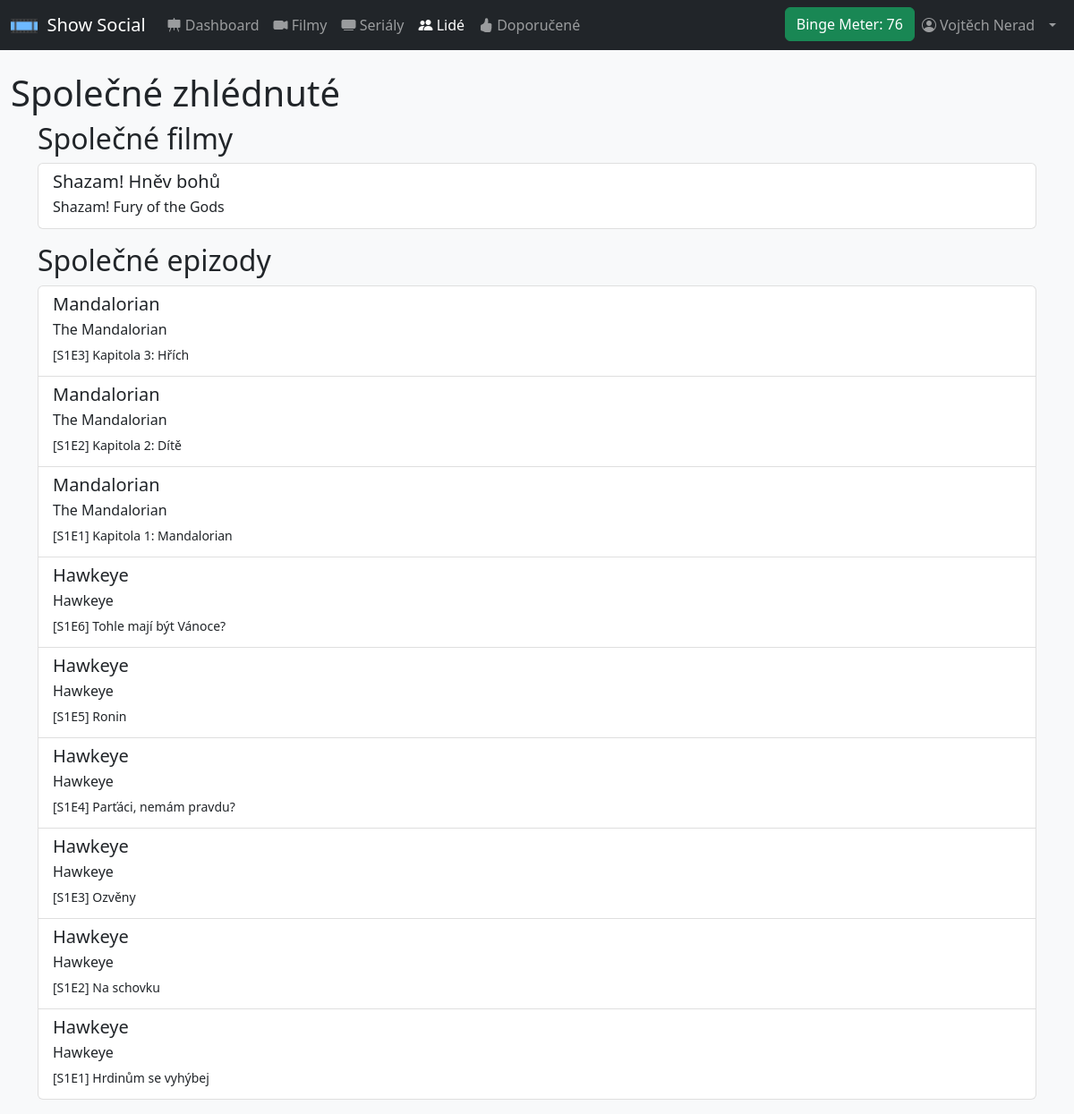
Page /common.php?targetUser=3 (signed in) on the committed database.
### tables this page shows
CREATE TABLE `movies` (
  `movie_id` int(11) NOT NULL,
  `title` varchar(100) NOT NULL,
  `original_title` varchar(100) NOT NULL,
  `overview` varchar(1000) NOT NULL,
  `poster_path` varchar(50) NOT NULL,
  `release_date` date NOT NULL,
  `runtime` smallint(6) NOT NULL
);

CREATE TABLE `tv_show_episodes` (
  `id` bigint(11) NOT NULL,
  `show_id` int(11) NOT NULL,
  `season_number` smallint(6) NOT NULL,
  `episode_number` smallint(11) NOT NULL,
  `air_date` date NOT NULL,
  `runtime` smallint(11) NOT NULL,
  `name` varchar(255) NOT NULL
);

CREATE TABLE `tv_shows` (
  `id` bigint(20) NOT NULL,
  `name` varchar(255) NOT NULL,
  `original_name` varchar(255) NOT NULL,
  `poster_path` varchar(255) NOT NULL
);

### classes/dbh.class.php (called while the page is built)
<?php
class Dbh {
    private $host = "localhost";
    private $username = "root";
    private $password = "ayylmao1337";
    private $dbname = "show_social";
    public function connect() {
        $dsn = 'mysql:host=' .  $this->host .';dbname=' . $this->dbname;
        $pdo = new PDO($dsn, $this->username, $this->password);
        $pdo->setAttribute(PDO::ATTR_DEFAULT_FETCH_MODE, PDO::FETCH_ASSOC);
        return $pdo;
    }
}

### classes/User.class.php (called while the page is built, shortened)
<?php
require_once $_SERVER['DOCUMENT_ROOT'].'/classes/dbh.class.php';
class User extends Dbh {
    function listSeenMoviesInCommon($targetUserId) {
        $movieListStatement = $this->connect()->prepare('
            SELECT currentUser.movie_id, movies.title, movies.original_title, movies.poster_path
            FROM (
                SELECT movie_id
                FROM seen_movies
                WHERE user_id = (:current_user_id)
            ) currentUser
            JOIN (
                SELECT movie_id
                FROM seen_movies
                WHERE user_id = (:target_user_id)
            ) targetUser
            ON currentUser.movie_id = targetUser.movie_id
            LEFT JOIN movies
            ON currentUser.movie_id = movies.movie_id;
        ');
        $movieListStatement->execute([
            ':current_user_id' => $_SESSION['user_id'],
            ':target_user_id' => $targetUserId
        ]);
        $movieList = $movieListStatement->fetchAll();
        return $movieList;
    }
    function listSeenEpisodesInCommon($targetUserId) {
        $episodeListStatement = $this->connect()->prepare('
            SELECT
                tv_show_episodes.name as episode_name,
                CONCAT("S", tv_show_episodes.season_number , "E", tv_show_episodes.episode_number) as episode_code,
                tv_shows.id as show_id,
                tv_shows.name as show_name,
                tv_shows.original_name as show_original_name,
                tv_shows.poster_path as poster_path
            FROM (
                SELECT id
                FROM seen_episodes
                WHERE user_id = (:current_user_id)
            ) currentUser
            JOIN (
                SELECT id, timestamp
                FROM seen_episodes
                WHERE user_id = (:target_user_id)
            ) targetUser
            ON currentUser.id = targetUser.id
            LEFT JOIN tv_show_episodes
            ON currentUser.id = tv_show_episodes.id
            LEFT JOIN tv_shows
            ON tv_show_episodes.show_id = tv_shows.id
            ORDER BY targetUser.timestamp DESC;
        ');
        $episodeListStatement->execute([
            ':current_user_id' => $_SESSION['user_id'],
            ':target_user_id' => $targetUserId
        ]);
        $episodeList = $episodeListStatement->fetchAll();
        return $episodeList;
    }
}

### common.php (the view, shortened to what this page needs)
<?php
require_once 'classes/User.class.php';
$targetUserId = $_GET['targetUser'];
require_once 'includes/header.inc.php';
echo '<h1>Společné zhlédnuté</h1>';
echo '<div class="container-sm mb-3">';
echo '<h2>Společné filmy</h2>';
$movieList = $user->listSeenMoviesInCommon($targetUserId);
echo '<div class="list-group">';
if ($movieList) {
    foreach ($movieList as $movie) {
        echo '<a href="./movie.php?id=' . $movie['movie_id'] . '" class="list-group-item list-group-item-action">';
        echo '<div class="d-flex w-100 justify-content-between">';
        echo '<h5 class="mb-1">' . $movie['title'] . '</h5>';
        echo '</div>';
        echo '<p class="mb-1">' . htmlspecialchars($movie['original_title']) . '</p>';
        echo '</a>';
    }
} else {
    echo '<div class="list-group-item">Nemáte žádné společné zhlédnuté filmy.</div>';
}
echo '</div>';
echo '</div>';
echo '<div class="container-sm mb-3">';
echo '<h2>Společné epizody</h2>';
$episodeList = $user->listSeenEpisodesInCommon($targetUserId);
echo '<div class="list-group">';
if ($episodeList) {
    foreach ($episodeList as $episode) {
        echo '<a href="./show.php?id=' . $episode['show_id'] . '" class="list-group-item list-group-item-action">';
        echo '<div class="d-flex w-100 justify-content-between">';
        echo '<h5 class="mb-1">' . $episode['show_name'] . '</h5>';
        echo '</div>';
        echo '<p class="mb-1">' . htmlspecialchars($episode['show_original_name']) . '</p>';
        echo '<p class="mb-1"><small class="text-body-secondary">' . htmlspecialchars('[' . $episode['episode_code'] . '] ' . $episode['episode_name']) . '</small></p>';
        echo '</a>';
    }
} else {
    echo '<div class="list-group-item">Nemáte žádné společné zhlédnuté epizody.</div>';
}
echo '</div>';
echo '</div>';
require_once 'includes/footer.inc.php';

### rows in the picture
movies: title "Shazam! Hněv bohů", original_title "Shazam! Fury of the Gods"
tv_show_episodes: tv_shows.name "Mandalorian", tv_shows.original_name "The Mandalorian", episode_name "[S1E3] Kapitola 3: Hřích"
tv_show_episodes: tv_shows.name "Mandalorian", tv_shows.original_name "The Mandalorian", episode_name "[S1E2] Kapitola 2: Dítě"
tv_show_episodes: tv_shows.name "Mandalorian", tv_shows.original_name "The Mandalorian", episode_name "[S1E1] Kapitola 1: Mandalorian"
tv_show_episodes: tv_shows.name "Hawkeye", tv_shows.original_name "Hawkeye", episode_name "[S1E6] Tohle mají být Vánoce?"
tv_show_episodes: tv_shows.name "Hawkeye", tv_shows.original_name "Hawkeye", episode_name "[S1E5] Ronin"
tv_show_episodes: tv_shows.name "Hawkeye", tv_shows.original_name "Hawkeye", episode_name "[S1E4] Parťáci, nemám pravdu?"
tv_show_episodes: tv_shows.name "Hawkeye", tv_shows.original_name "Hawkeye", episode_name "[S1E3] Ozvěny"
tv_show_episodes: tv_shows.name "Hawkeye", tv_shows.original_name "Hawkeye", episode_name "[S1E2] Na schovku"
tv_show_episodes: tv_shows.name "Hawkeye", tv_shows.original_name "Hawkeye", episode_name "[S1E1] Hrdinům se vyhýbej"

### other values in the picture
$seenPercentage "76"
$_SESSION['first_name'] "Vojtěch"
$_SESSION['last_name'] "Nerad"
